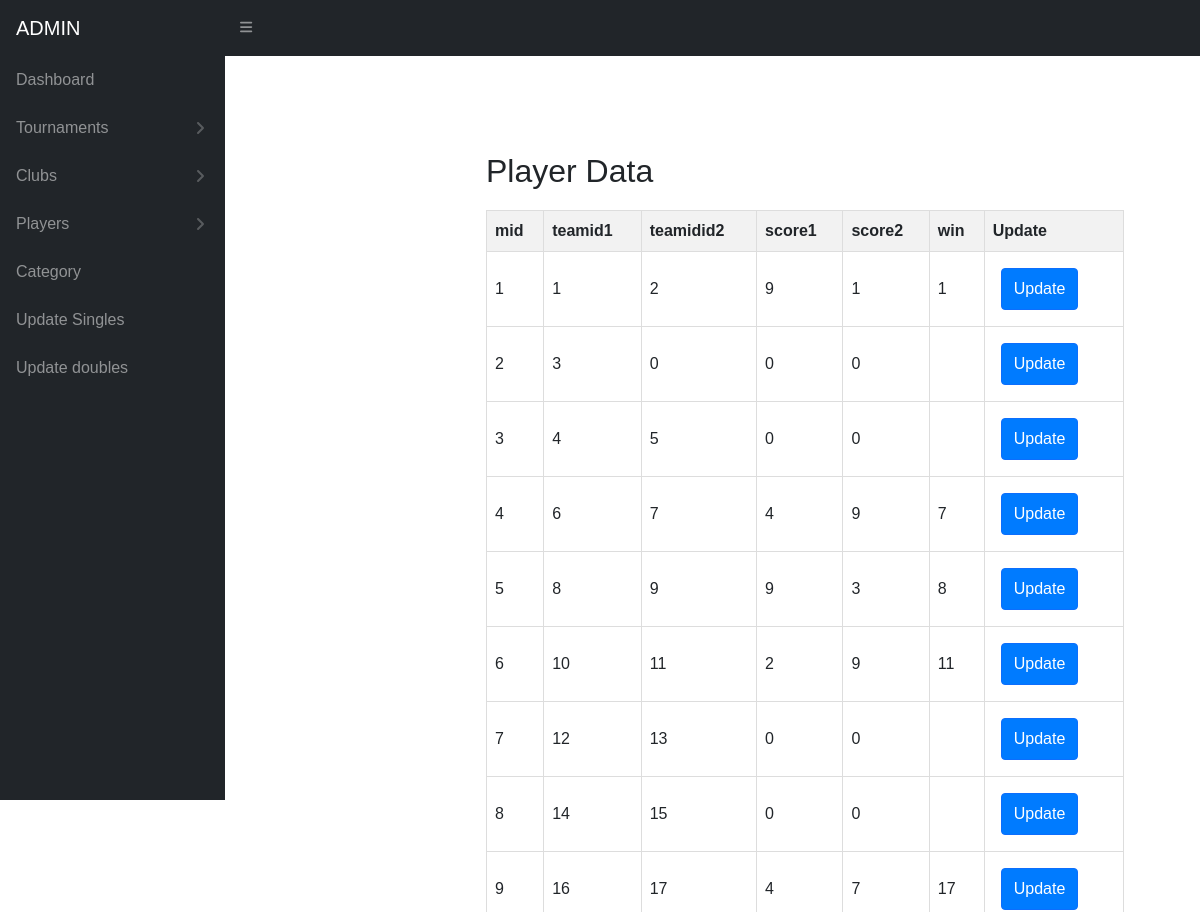
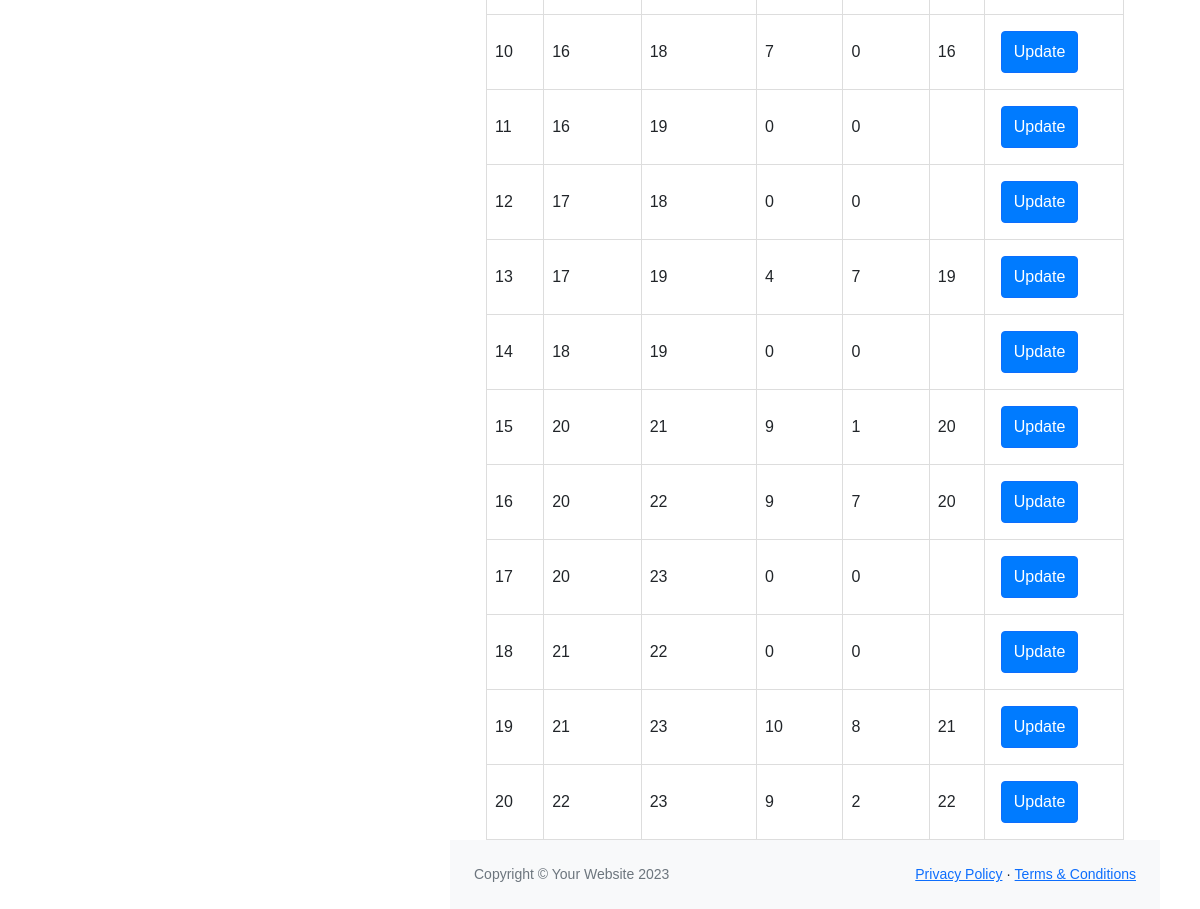
Screenshot of /doubles_r.php with the database file from the repository (2 pictures, top to bottom).
### tables this page shows
CREATE TABLE `doubles` (
  `mid` int(100) NOT NULL,
  `tid` int(100) NOT NULL,
  `level` varchar(100) NOT NULL,
  `catid` int(100) NOT NULL,
  `mdate` date NOT NULL,
  `mtime` time(6) NOT NULL,
  `teamid1` int(100) NOT NULL,
  `teamid2` int(100) NOT NULL,
  `score1` int(100) NOT NULL,
  `score2` int(100) NOT NULL,
  `win` varchar(50) NOT NULL,
  `timestamp` timestamp(6) NOT NULL DEFAULT current_timestamp(6) ON UPDATE current_timestamp(6)
);

### doubles_r.php (the view, shortened to what this page needs)
<?php
include 'nav.php';
?>
<main>
    <head>
    </head>
    <div id="layoutSidenav_content">
        <main>
            <div class="container-fluid px-4">
                <div class="container">
                    <h2>Player Data</h2>
                    <table>
                        <thead>
                            <tr>
                                <th>mid</th>
                                <th>teamid1</th>
                                <th>teamidid2</th>
                                <th>score1</th>
                                <th>score2</th>
                                <th>win</th>
                                <th>Update</th>
                            </tr>
                        </thead>
                        <tbody>
                            <?php
                            include 'connect.php';
                            $sql = "SELECT * FROM doubles";
                            $result = mysqli_query($conn, $sql);
                            while ($row = mysqli_fetch_assoc($result)) {
                                echo "<tr>";
                                echo "<td>{$row['mid']}</td>";
                                echo "<td>{$row['teamid1']}</td>";
                                echo "<td>{$row['teamid2']}</td>";
                                echo "<td>{$row['score1']}</td>";
                                echo "<td>{$row['score2']}</td>";
                                echo "<td>{$row['win']}</td>";
                                echo "<td><a href='update_doubles.php?mid={$row['mid']}' class='btn btn-primary m-2'>Update</a></td>";
                                echo "</tr>";
                            }
                            ?>
                        </tbody>
                    </table>
                </div>
            </div>
        </main>
        <footer class="py-4 bg-light mt-auto">
            <div class="container-fluid px-4">
                <div class="d-flex align-items-center justify-content-between small">
                    <div class="text-muted">Copyright &copy; Your Website 2023</div>
                    <div>
                        <a href="#">Privacy Policy</a>
                        &middot;
                        <a href="#">Terms &amp; Conditions</a>
                    </div>
                </div>
            </div>
        </footer>
    </div>
</main>

### doubles_r.php (style rules this page uses)
body { font-family: Arial, sans-serif; margin: 0; padding: 0; }
#layoutSidenav_content { margin: 20px; }
table { width: 100%; border-collapse: collapse; margin-top: 20px; }
th, td { border: 1px solid #dddddd; text-align: left; padding: 8px; }
th { background-color: #f2f2f2; }
.container { max-width: 1200px; margin: 0 auto; }
.btn { text-decoration: none; padding: 8px 12px; margin: 2px; border-radius: 4px; display: inline-block; }
.btn-primary { background-color: #007bff; color: #fff; }

### rows the page displays
doubles: mid "1", teamid1 "1", teamid2 "2", score1 "9", score2 "1", win "1"
doubles: mid "2", teamid1 "3", teamid2 "0", score1 "0", score2 "0"
doubles: mid "3", teamid1 "4", teamid2 "5", score1 "0", score2 "0"
doubles: mid "4", teamid1 "6", teamid2 "7", score1 "4", score2 "9", win "7"
doubles: mid "5", teamid1 "8", teamid2 "9", score1 "9", score2 "3", win "8"
doubles: mid "6", teamid1 "10", teamid2 "11", score1 "2", score2 "9", win "11"
doubles: mid "7", teamid1 "12", teamid2 "13", score1 "0", score2 "0"
doubles: mid "8", teamid1 "14", teamid2 "15", score1 "0", score2 "0"
doubles: mid "9", teamid1 "16", teamid2 "17", score1 "4", score2 "7", win "17"
doubles: mid "10", teamid1 "16", teamid2 "18", score1 "7", score2 "0", win "16"
doubles: mid "11", teamid1 "16", teamid2 "19", score1 "0", score2 "0"
doubles: mid "12", teamid1 "17", teamid2 "18", score1 "0", score2 "0"
doubles: mid "13", teamid1 "17", teamid2 "19", score1 "4", score2 "7", win "19"
doubles: mid "14", teamid1 "18", teamid2 "19", score1 "0", score2 "0"
doubles: mid "15", teamid1 "20", teamid2 "21", score1 "9", score2 "1", win "20"
doubles: mid "16", teamid1 "20", teamid2 "22", score1 "9", score2 "7", win "20"
doubles: mid "17", teamid1 "20", teamid2 "23", score1 "0", score2 "0"
doubles: mid "18", teamid1 "21", teamid2 "22", score1 "0", score2 "0"
doubles: mid "19", teamid1 "21", teamid2 "23", score1 "10", score2 "8", win "21"
doubles: mid "20", teamid1 "22", teamid2 "23", score1 "9", score2 "2", win "22"
